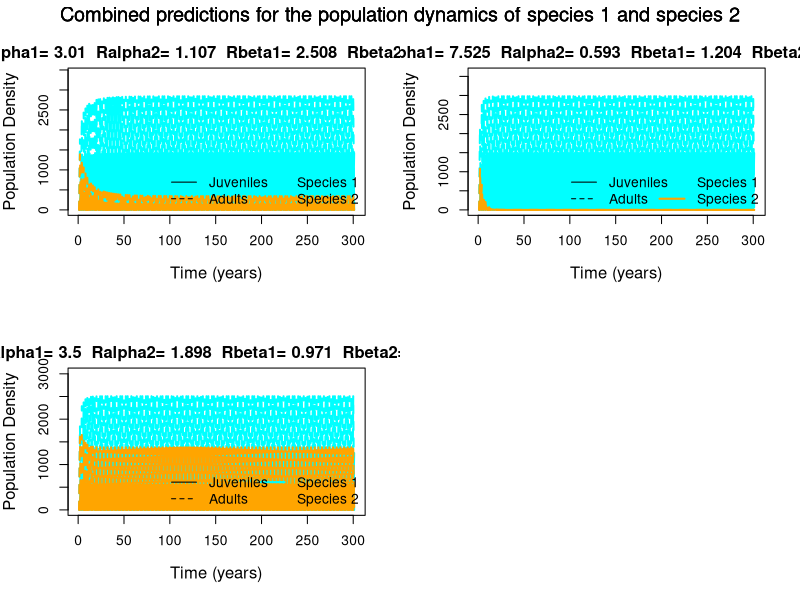

Here is the R script that generated this plot:
## Two-stage model with two-species fertility competition


#1. Clearing workspace
rm(list=ls())
graphics.off()

#2. Parameters set on types (lambda 1, lambda 2, alphas...)

fert1<-c(300,300,300)
fert2<-c(250,250,250)

#matur1<-c(0.7,0.7,0.7)
#matur2 <-c(0.8,0.8,0.8)

matur1<-c(1,1,1)
matur2 <-c(1,1,1)

#juvenile survival
phi1 <-c(0.5,0.5,0.5)
phi2 <-c(0.4,0.4,0.4)

#adult survival

# s1a<-c(0.5,0.5,0.5)
# s2a<-c(0.6,0.6,0.6)

s1a<-c(0,0,0)
s2a<-c(0,0,0)

Alphaset<-list(matrix(c(0.1, 0.05, 0.06, 0.1),ncol = 2, byrow = TRUE),
               matrix(c(0.1, 0.02, 0.112, 0.1),ncol = 2, byrow = TRUE),
               matrix(c(0.1, 0.043, 0.035, 0.1),ncol = 2, byrow = TRUE))

Betaset<-list(matrix(c(0.1, 0.06, 0.06, 0.1),ncol = 2, byrow = TRUE),
              matrix(c(0.1, 0.125, 0.01, 0.1),ncol = 2, byrow = TRUE),
              matrix(c(0.1, 0.155, 0.165, 0.1),ncol = 2, byrow = TRUE))


#3. Creating vectors
years <- 300
TimeVec<-seq(1,years+1)
N1j<-matrix(0,3,years+1)
N2j<-matrix(0,3,years+1)
N1a<-matrix(0,3,years+1)
N2a<-matrix(0,3,years+1)
svar1j<-matrix(0,3,years+1)
svar2j<-matrix(0,3,years+1)

#4. INITIALIZATION
N0 <- 50
for(i in 1:3){
  N1j[i,1] <-0
  N1a[i,1] <-N0
  N2j[i,1] <-0
  N2a[i,1] <-N0
}

for (t in 1:years){
  for(i in 1:3){ 
    alphs <- Alphaset[[i]]
    betas <- Betaset[[i]]
    
    svar1j[i,t] <- phi1[i]/(1+betas[1,1]*N1a[i,t]+betas[1,2]*N2a[i,t])
    svar2j[i,t] <- phi2[i]/(1+betas[2,1]*N1a[i,t]+betas[2,2]*N2a[i,t]) ### corrected indices betas[2,1] and betas[2,2] 29/04/2020
    
    N1j[i,t+1]<-(1-matur1[i])*svar1j[i,t]*N1j[i,t]+
      (fert1[i]/(1+alphs[1,1]*N1a[i,t]+alphs[1,2]*N2a[i,t])*N1a[i,t]) ### corrected svar1j[i] -> svar1j[i,t] 29/04/2020
    N2j[i,t+1]<-(1-matur2[i])*svar2j[i,t]*N2j[i,t]+
      (fert2[i]/(1+alphs[2,2]*N2a[i,t]+alphs[2,1]*N1a[i,t])*N2a[i,t]) ### corrected svar2j[i]-> svar2j[i,t] 29/04/2020
    
    N1a[i,t+1]<-matur1[i]*svar1j[i,t]*N1j[i,t]+s1a[i]*N1a[i,t]  ### corrected svar1j[i] -> svar1j[i,t] 29/04/2020
    N2a[i,t+1]<-matur2[i]*svar2j[i,t]*N2j[i,t]+s2a[i]*N2a[i,t]  ### corrected svar2j[i]-> svar2j[i,t] 29/04/2020
  }
}


#5. Plotting & invasion scores
mat_invasion_crit <-matrix(0,3,4)
par(mfrow=c(2,2))

for(i in 1:3){


  # Invasion scores
  alphs <- Alphaset[[i]]
  betas <- Betaset[[i]]

  s1j<- phi1
  s2j <-phi2

  scrit1j <- (1-s1a)/((1-matur1)*(1-s1a)+fert1*matur1)
  scrit2j <- (1-s2a)/((1-matur2)*(1-s2a)+fert2*matur2)

  f1<-(1/(matur1*s1j))*(1-s1a)*(1-s1j+matur1*s1j)
  f2<-(1/(matur2*s2j))*(1-s2a)*(1-s2j+matur2*s2j)

  Rs1<-phi1/scrit1j-1
  Rs2<-phi2/scrit2j-1

  Rf1<-(fert1/f1)-1
  Rf2<-(fert2/f2)-1


  Inv1<-((Rf1[i])/(Rf2[i]))*(alphs[2,2]/alphs[1,2])
  Inv2<-((Rf2[i])/(Rf1[i]))*(alphs[1,1]/alphs[2,1])
  Inv3<-((Rs1[i])/(Rs2[i]))*(betas[2,2]/betas[1,2])
  Inv4<-((Rs2[i])/(Rs1[i]))*(betas[1,1]/betas[2,1])

  print(c(Inv1,Inv2,Inv3,Inv4))
  mat_invasion_crit[i,] <- c(Inv1,Inv2,Inv3,Inv4)
  # Plottings

  plot(TimeVec,N1j[i,],type="l",
       xlab='Time (years)',ylab='Population Density', cex.main = 1.2,
       ylim=c(0,1.2*max(N1j[i,], N2j[i,], N1a[i,], N2a[i,])),cex.lab = 1.2,lty = 2, lwd = 2 , col='cyan')

  title(paste("Ralpha1=",round(Inv1, 3), " Ralpha2=",round(Inv2, 3), " Rbeta1=", round(Inv3, 3), " Rbeta2=", round(Inv4, 3)),line=0.6,cex=0.7)
  lines(TimeVec,N1a[i,],type="l",lwd=2,col='cyan')
  lines(TimeVec,N2j[i,],lty = 2,lwd=2,col='orange')
  lines(TimeVec,N2a[i,],type="l",lwd=2,col='orange')
  mtext("Combined predictions for the population dynamics of species 1 and species 2",
        outer=TRUE,  cex=1.2, line=-1.5)

  legend("bottomright", legend = c("Species 1", "Species 2"),
         lty = 1, lwd = 2, col = c("cyan", "orange"), cex =1 , bty = "n")
  legend("bottom", legend = c("Juveniles","Adults"),
         lty = c(1,2), cex =1 , bty = "n")
}

pdf(file="2Spe-2LF_semelparous_gamma1.pdf",width = 8, height = 8)
par(mfrow=c(2,2))
for(i in 1:3){
  plot(TimeVec,N1j[i,]+N1a[i,],type="l",
       xlab='Time (years)',ylab='Population Density', cex.main = 1.2,
       ylim=c(0,1.2*max(N1j[i,], N2j[i,], N1a[i,], N2a[i,])),cex.lab = 1.2,lty = 1, lwd = 1 , col='cyan')
  lines(TimeVec,N2j[i,]+N2a[i,],lty = 1,lwd=2,col='orange')
}
dev.off()

N1a[,300]+N1j[,300]
N2a[,300]+N2j[,300]
